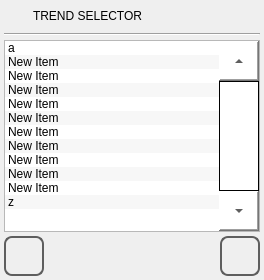
<?xml version="1.0" encoding="UTF-8"?>
<ui version="4.0">
 <class>item_selector</class>
 <widget class="QWidget" name="item_selector">
  <property name="geometry">
   <rect>
    <x>0</x>
    <y>0</y>
    %Model%
   </rect>
  </property>
  <property name="minimumSize">
   <size>
    <width>0</width>
    <height>0</height>
   </size>
  </property>
  <property name="maximumSize">
   <size>
    <width>16777215</width>
    <height>16777215</height>
   </size>
  </property>
  <property name="windowTitle">
   <string>item_selector</string>
  </property>
  <property name="styleSheet">
   <string notr="true">QWidget
{
	font: 16pt &quot;Ubuntu&quot;;
}
QPushButton
{
	font: 20pt &quot;Ubuntu&quot;;
}</string>
  </property>
  <layout class="QVBoxLayout" name="verticalLayout">
   <property name="spacing">
    <number>4</number>
   </property>
   <property name="margin">
    <number>4</number>
   </property>
   <item>
    <layout class="QHBoxLayout" name="horizontalLayout">
     <property name="sizeConstraint">
      <enum>QLayout::SetMinimumSize</enum>
     </property>
     <item>
      <widget class="QLabel" name="labelIcon">
       <property name="minimumSize">
        <size>
         <width>25</width>
         <height>25</height>
        </size>
       </property>
       <property name="maximumSize">
        <size>
         <width>25</width>
         <height>25</height>
        </size>
       </property>
       <property name="focusPolicy">
        <enum>Qt::NoFocus</enum>
       </property>
       <property name="styleSheet">
        <string notr="true"/>
       </property>
       <property name="text">
        <string/>
       </property>
      </widget>
     </item>
     <item>
      <widget class="QLabel" name="labelTitle">
       <property name="sizePolicy">
        <sizepolicy hsizetype="Preferred" vsizetype="Fixed">
         <horstretch>0</horstretch>
         <verstretch>0</verstretch>
        </sizepolicy>
       </property>
       <property name="focusPolicy">
        <enum>Qt::NoFocus</enum>
       </property>
       <property name="text">
        <string>TREND SELECTOR</string>
       </property>
      </widget>
     </item>
    </layout>
   </item>
   <item>
    <widget class="Line" name="line">
     <property name="focusPolicy">
      <enum>Qt::NoFocus</enum>
     </property>
     <property name="orientation">
      <enum>Qt::Horizontal</enum>
     </property>
    </widget>
   </item>
   <item>
    <widget class="QListWidget" name="listWidget">
     <property name="focusPolicy">
      <enum>Qt::NoFocus</enum>
     </property>
     <property name="styleSheet">
      <string notr="true">QListWidget
{
	font: 32pt &quot;Ubuntu&quot;;
}
QScrollBar:vertical
{
        border-top: 40px solid #999999;
        border-bottom: 40px solid #999999;
        background:white;
        width:40px;    
        margin: 0px 0px 0px 0px;
}
QScrollBar::handle:vertical 
{
        border: 1px solid black;
	    background: rgb(255, 255, 255);
        min-height: 10px;
}
QScrollBar::add-line:vertical
{
        height: 40px;
	    background: rgb(255, 255, 255);
        subcontrol-position: bottom;
        subcontrol-origin: margin;
	image: url(:/systemicons/img/Down.png);
}
QScrollBar::sub-line:vertical 
{
       height: 40px;
	    background: rgb(255, 255, 255);
        subcontrol-position: top;
	    subcontrol-origin: margin;
	image: url(:/systemicons/img/Up.png);
}</string>
     </property>
     <property name="verticalScrollBarPolicy">
      <enum>Qt::ScrollBarAlwaysOn</enum>
     </property>
     <property name="alternatingRowColors">
      <bool>true</bool>
     </property>
     <item>
      <property name="text">
       <string>a</string>
      </property>
     </item>
     <item>
      <property name="text">
       <string>New Item</string>
      </property>
     </item>
     <item>
      <property name="text">
       <string>New Item</string>
      </property>
     </item>
     <item>
      <property name="text">
       <string>New Item</string>
      </property>
     </item>
     <item>
      <property name="text">
       <string>New Item</string>
      </property>
     </item>
     <item>
      <property name="text">
       <string>New Item</string>
      </property>
     </item>
     <item>
      <property name="text">
       <string>New Item</string>
      </property>
     </item>
     <item>
      <property name="text">
       <string>New Item</string>
      </property>
     </item>
     <item>
      <property name="text">
       <string>New Item</string>
      </property>
     </item>
     <item>
      <property name="text">
       <string>New Item</string>
      </property>
     </item>
     <item>
      <property name="text">
       <string>New Item</string>
      </property>
     </item>
     <item>
      <property name="text">
       <string>z</string>
      </property>
     </item>
    </widget>
   </item>
   <item>
    <layout class="QHBoxLayout" name="horizontalLayout_2">
     <item>
      <widget class="QPushButton" name="pushButtonBack">
       <property name="sizePolicy">
        <sizepolicy hsizetype="Minimum" vsizetype="Fixed">
         <horstretch>60</horstretch>
         <verstretch>60</verstretch>
        </sizepolicy>
       </property>
       <property name="minimumSize">
        <size>
         <width>40</width>
         <height>40</height>
        </size>
       </property>
       <property name="maximumSize">
        <size>
         <width>40</width>
         <height>40</height>
        </size>
       </property>
       <property name="focusPolicy">
        <enum>Qt::NoFocus</enum>
       </property>
       <property name="styleSheet">
        <string notr="true">QPushButton
{
border: 2px solid  rgb(94, 94, 94);
border-radius: 8px;
qproperty-icon: url(:/systemicons/img/Go_back.png);
qproperty-iconSize: 24px 24px;
qproperty-focusPolicy: NoFocus;
}
QPushButton:pressed
{
border: 2px solid  rgb(194, 194, 194);
background-color:  rgb(255, 255, 127);
}
QPushButton:disabled
{
border: 2px solid  rgb(194, 194, 194);
}
</string>
       </property>
       <property name="text">
        <string/>
       </property>
      </widget>
     </item>
     <item>
      <spacer name="horizontalSpacer">
       <property name="focusPolicy">
        <enum>Qt::NoFocus</enum>
       </property>
       <property name="orientation">
        <enum>Qt::Horizontal</enum>
       </property>
       <property name="sizeHint" stdset="0">
        <size>
         <width>40</width>
         <height>20</height>
        </size>
       </property>
      </spacer>
     </item>
     <item>
      <widget class="QPushButton" name="pushButtonView">
       <property name="sizePolicy">
        <sizepolicy hsizetype="Minimum" vsizetype="Fixed">
         <horstretch>60</horstretch>
         <verstretch>60</verstretch>
        </sizepolicy>
       </property>
       <property name="minimumSize">
        <size>
         <width>40</width>
         <height>40</height>
        </size>
       </property>
       <property name="maximumSize">
        <size>
         <width>40</width>
         <height>40</height>
        </size>
       </property>
       <property name="focusPolicy">
        <enum>Qt::NoFocus</enum>
       </property>
       <property name="styleSheet">
        <string notr="true">QPushButton
{
border: 2px solid  rgb(94, 94, 94);
border-radius: 8px;
qproperty-icon: url(:/systemicons/img/Display.png);
qproperty-iconSize: 24px 24px;
qproperty-focusPolicy: NoFocus;
}
QPushButton:pressed
{
border: 2px solid  rgb(194, 194, 194);
background-color:  rgb(255, 255, 127);
}
QPushButton:disabled
{
border: 2px solid  rgb(194, 194, 194);
}
</string>
       </property>
       <property name="text">
        <string/>
       </property>
      </widget>
     </item>
    </layout>
   </item>
  </layout>
 </widget>
 <resources/>
 <connections/>
</ui>
